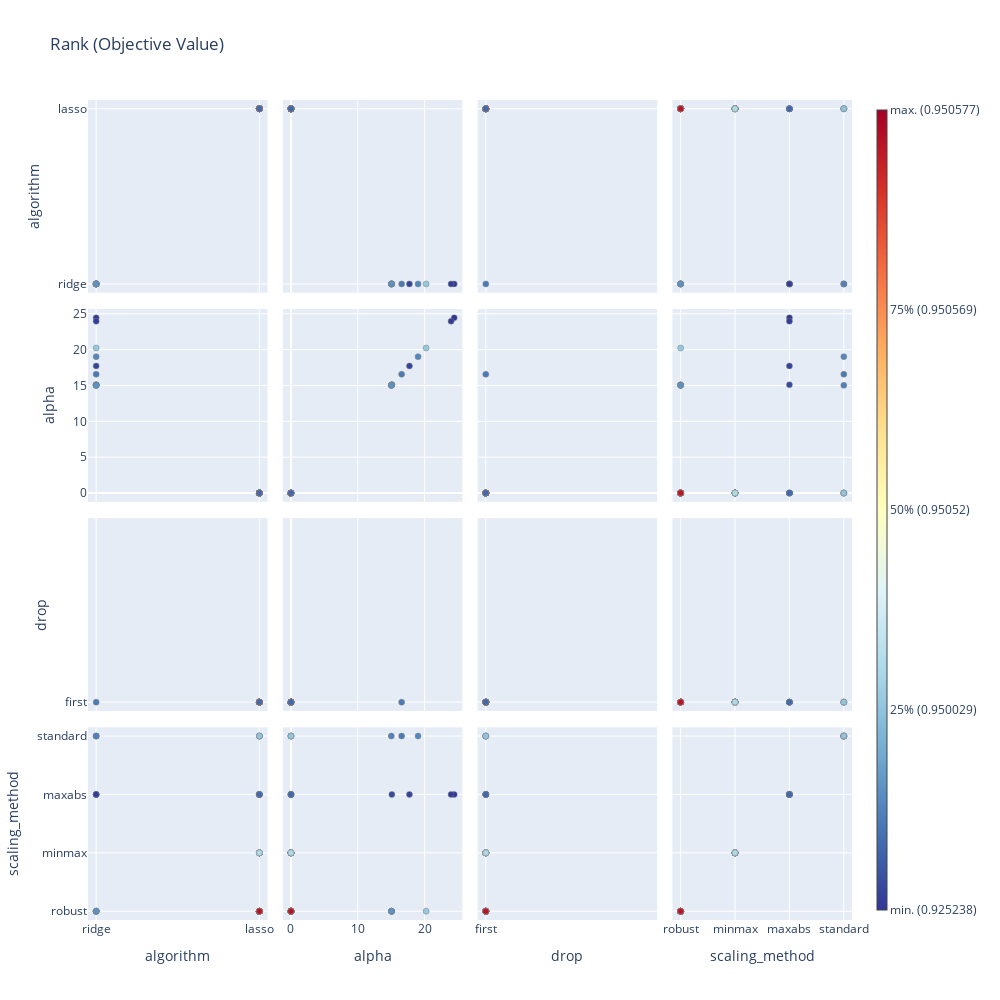

Here is the notebook cell this chart was saved with:
### Code cell
import plotly.graph_objects as go

fig = optuna.visualization.plot_rank(study)

fig.update_layout(
    autosize=False,
    width=1000,
    height=1000,
    )

fig.show()
